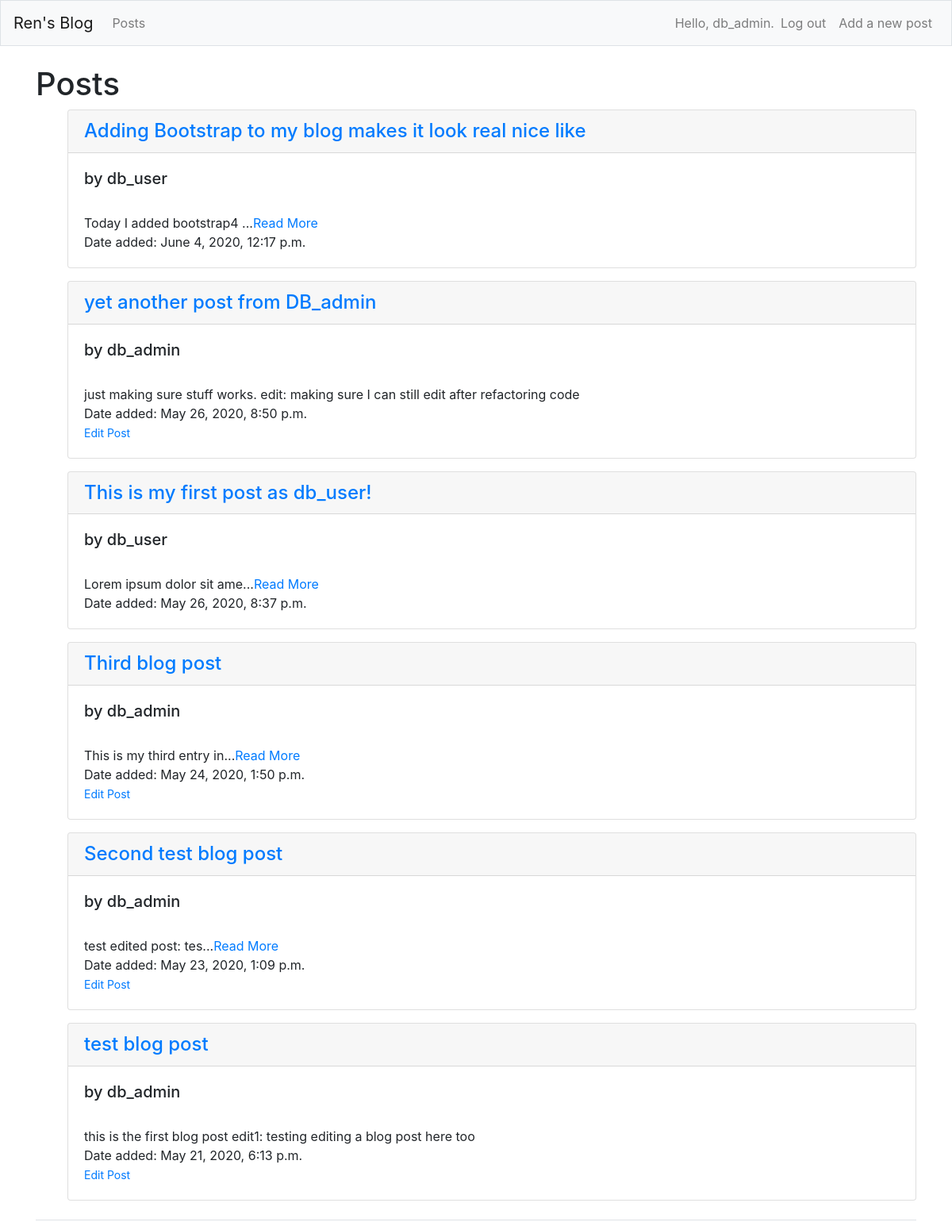
The page /posts/ (signed in) on the database its author committed.
### blogs/models.py (models this page shows, shortened)
class BlogPost(models.Model):
    date_added = models.DateTimeField(auto_now_add=True)
    title = models.CharField(max_length=64, unique=True)
    text = models.TextField()
    owner = models.ForeignKey(User, on_delete=models.CASCADE)

### blogs/views.py (the view)
# urls.py: path('posts/', views.posts, name='posts'),
def posts(request):
    posts = BlogPost.objects.order_by('-date_added')
    context = {'posts': posts}
    return render(request, 'blogs/posts.html', context)

### blogs/templates/blogs/posts.html
{% extends "blogs/base.html" %}
{% load bootstrap4 %}
{% block page_header %}
    <h1>Posts</h1>
{% endblock page_header%}
{% block content %}
<ul>
    {% for post in posts %}
    <div class="card mb-3">
        <h4 class="card-header">
          <a href="{% url 'blogs:post' post.id %}">{{ post.title }}</a>
        </h4>
      <div class="card-body">
        <h5>by {{ post.owner }}</h5>
        <br>
        {% if post.text|length > 100 %}
          {{post.text|slice:":25"}}...<a href="{% url 'blogs:post' post.id %}">Read More</a>
          <br>
          Date added: {{ post.date_added }}
        {% else %}
          {{post.text}}
          <br>
          Date added: {{ post.date_added }}
        {% endif %}
        <br>
        {% if user == post.owner %}
        <small><a href="{% url 'blogs:edit_post' post.id %}">Edit Post</a></small>
        {% endif %}
      </div>
    </div>
  {% empty %}
    There are no entries yet.
  {% endfor %}
</ul>
{% endblock content %}

### blogs/templates/blogs/base.html (shortened to what this page needs)
{% load bootstrap4 %}
<!doctype html>
<html lang="en">
<head>
    {% bootstrap_css %}
</head>
<body>
    <nav class="navbar navbar-expand-md navbar-light bg-light mb-4 border">
        <a class="navbar-brand" href="{% url 'blogs:index' %}">
            Ren's Blog
        </a>
        <div class="collapse navbar-collapse" id="navbarCollapse">
            <ul class="navbar-nav mr-auto">
                <li class="nav-item">
                    <a class="nav-link" href="{% url 'blogs:posts' %}">
                        Posts
                    </a>
                </li>
            </ul>
            <ul class="navbar-nav ml-auto">
                {% if user.is_authenticated %}
                <li class="nav-item">
                    <span class="navbar-text">Hello, {{ user.username }}.</span>
                </li>
                <li class="nav-item">
                    <a class="nav-link" href="{% url 'users:logout' %}">Log out</a>
                </li>
                <li class="nav-item">
                    <a class="nav-link" href="{% url 'blogs:new_post' %}">
                        Add a new post
                    </a>
                </li>
                {% endif %}
            </ul>
        </div>
    </nav>
    <main role="main" class="container">
        <div class="pb-2 mb-2 border-bottom">
            {% block page_header %}{% endblock page_header %}
        <div>
            {% block content %}{% endblock content%}
        </div>
    </main>
</body>
</html>

### rows shown on the page
BlogPost: title "Adding Bootstrap to my blog makes it look real nice like", owner "db_user", text "Today I added bootstrap4", date_added "June 4, 2020, 12:17 p.m."
BlogPost: title "yet another post from DB_admin", owner "db_admin", text "just making sure stuff works. edit: making sure I can still edit after refactoring code", date_added "May 26, 2020, 8:50 p.m.", shows "Edit Post"
BlogPost: title "This is my first post as db_user!", owner "db_user", text "Lorem ipsum dolor sit ame", date_added "May 26, 2020, 8:37 p.m."
BlogPost: title "Third blog post", owner "db_admin", text "This is my third entry in", date_added "May 24, 2020, 1:50 p.m.", shows "Edit Post"
BlogPost: title "Second test blog post", owner "db_admin", text "test edited post: tes", date_added "May 23, 2020, 1:09 p.m.", shows "Edit Post"
BlogPost: title "test blog post", owner "db_admin", text "this is the first blog post edit1: testing editing a blog post here too", date_added "May 21, 2020, 6:13 p.m.", shows "Edit Post"

### other values the page prints
{{ user.username }} "db_admin"
